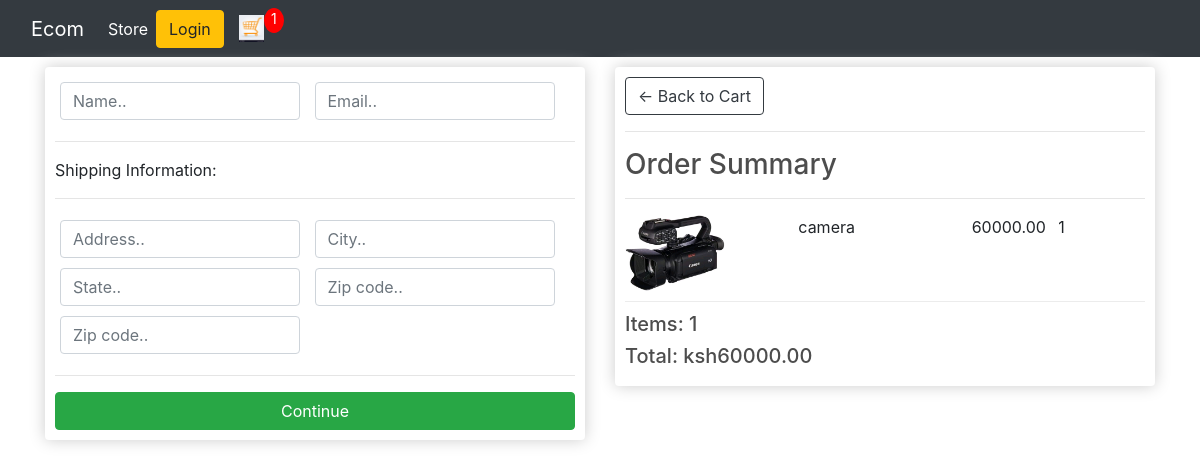
The app's page /checkout/ (signed in) with its own data.
### store/models.py (models this page shows, shortened)
class OrderItem(models.Model):
    product = models.ForeignKey(Product, on_delete=models.SET_NULL, blank=True, null=True)
    order = models.ForeignKey(Order, on_delete=models.SET_NULL, blank=True, null=True)
    quantity = models.IntegerField(default=0, null=True, blank=True)
    @property
    def get_total(self):
        total = self.product.price * self.quantity
        return total

class Product(models.Model):
    name = models.CharField(max_length=255, null=True)
    price = models.DecimalField(max_digits=8 ,decimal_places=2)
    digital = models.BooleanField(default=False, null=True, blank=False)
    image = models.ImageField(null=True, blank=True)
    @property
    def imageURL(self):
        try:
            url = self.image.url
        except:
            url = ''
        return url

class Order(models.Model):
    customer = models.ForeignKey(Customer, on_delete=models.SET_NULL, blank=True, null=True)
    date_ordered = models.DateTimeField(auto_now_add=True)
    complete = models.BooleanField(default=False, null=True, blank=False)
    transaction_id = models.CharField(max_length=200, null=True)
    @property
    def shipping(self):
        shipping = False
        orderitems = self.orderitem_set.all()
        for i in orderitems:
            if i.product.digital == False:
                shipping = True
        return shipping
    @property
    def get_cart_total(self):
        orderitems = self.orderitem_set.all()
        total = sum([item.get_total for item in orderitems])
        return total
    @property
    def get_cart_quantity(self):
        orderitems = self.orderitem_set.all()
        quantity = sum([item.quantity for item in orderitems])
        return quantity

### store/views.py (the view)
# urls.py: path('checkout/', views.checkout, name='checkout'),
def checkout(request):
    if request.user.is_authenticated:
        customer = request.user.customer
        order, created = Order.objects.get_or_create(customer=customer, complete=False)
        items = order.orderitem_set.all()
        cart_quantity = order.get_cart_quantity
    else:
        items = []
        order = {'get_cart_total': 0, 'get_cart_quantity': 0, 'shipping': False}
        cart_quantity = order['get_cart_quantity']
    context = {'items': items, 'order': order, 'cart_quantity': cart_quantity}
    return render(request, 'store/checkout.html', context)

### store/templates/store/checkout.html (shortened to what this page needs)
{% extends 'store/main.html' %}
{% load static %}
{% block content %}
<div class="row">
    <div class="col-lg-6">
        <div class="box-element" id="form-wrapper">
            <form id="form">
                <div id="user-info">
                    <div class="form-field">
                        <input required class="form-control" type="text" name="name" placeholder="Name..">
                    </div>
                    <div class="form-field">
                        <input required class="form-control" type="email" name="email" placeholder="Email..">
                    </div>
                </div>
                    <hr>
                    <p>Shipping Information:</p>
                    <hr>
                    <div class="form-field">
                        <input class="form-control" type="text" name="address" placeholder="Address..">
                    </div>
                    <div class="form-field">
                        <input class="form-control" type="text" name="city" placeholder="City..">
                    </div>
                    <div class="form-field">
                        <input class="form-control" type="text" name="state" placeholder="State..">
                    </div>
                    <div class="form-field">
                        <input class="form-control" type="text" name="zipcode" placeholder="Zip code..">
                    </div>
                    <div class="form-field">
                        <input class="form-control" type="text" name="country" placeholder="Zip code..">
                    </div>
                <hr>
                <input id="form-button" class="btn btn-success btn-block" type="submit" value="Continue">
            </form>
        </div>
        <br>
    </div>
    <div class="col-lg-6">
        <div class="box-element">
            <a class="btn btn-outline-dark" href="{% url 'cart' %}">&#x2190; Back to Cart</a>
            <hr>
            <h3>Order Summary</h3>
            <hr>
            {% for item in items %}
            <div class="cart-row">
                <div style="flex:2"><img class="row-image" src="{{ item.product.imageURL }}"></div>
                <div style="flex:2"><p>{{item.product.name}}</p></div>
                <div style="flex:1"><p>{{item.product.price|floatformat:2}}</p></div>
                <div style="flex:1"><p>{{item.quantity}}</p></div>
            </div>
            {% endfor %}
            <h5>Items: {{order.get_cart_quantity}}</h5>
            <h5>Total: ksh{{order.get_cart_total}}</h5>
        </div>
    </div>
</div>
{% endblock content %}

### static/css/main.css (style rules this page uses)
body { background-color: hsl(0, 0%, 98%); }
h1,h2,h3,h4,h5,h6 { color:hsl(0, 0%, 30%); }
.box-element { box-shadow:hsl(0, 0%, 80%) 0 0 16px; background-color: #fff; border-radius: 4px; padding: 10px; }
.col-lg-4, .col-lg-6, .col-lg-8, .col-lg-12 { margin-top: 10px; }
.btn { border-radius: 0; }
.row-image { width: 100px; }
.form-field { width:250px; display: inline-block; padding: 5px; }
.cart-row { display: flex; align-items: flex-stretch; padding-bottom: 10px; margin-bottom: 10px; border-bottom: 1px solid #ececec; }

### records on screen
OrderItem: product.imageURL (picture), product.name "camera", product.price "60000.00", quantity "1"
Order: get_cart_quantity "1", get_cart_total "60000.00"

### other values on screen
{{ cart_quantity }} "1"
